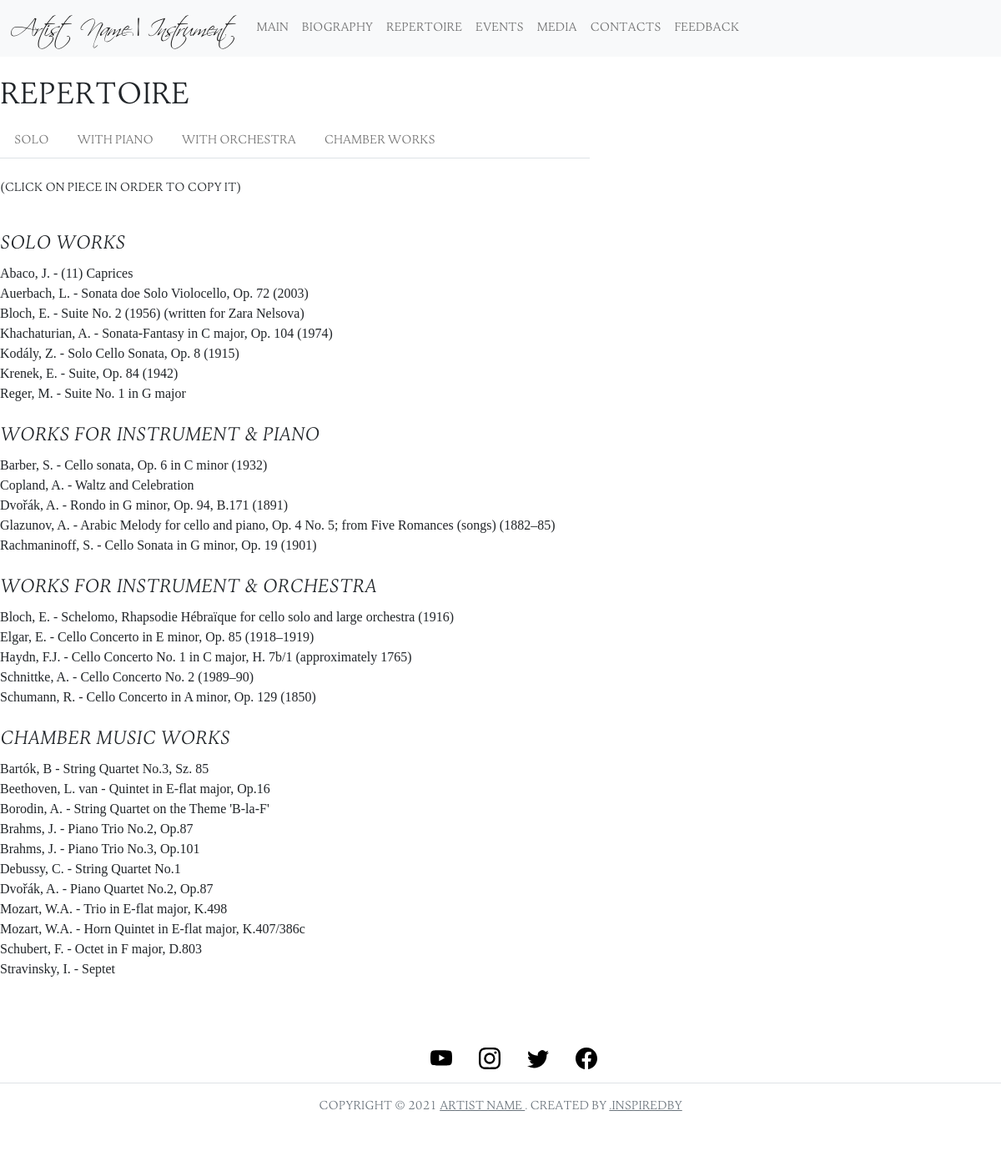
Page /repertoire on the committed database.
### app.py (models this page shows)
class RepertoireSolo(db.Model):
    __tablename__ = "Repertoire Solo"
    id = db.Column(db.Integer, primary_key=True)
    composer = db.Column(db.String(100))
    title = db.Column(db.Text)

class RepertoireWithPiano(db.Model):
    __tablename__ = "Repertoire With Piano"
    id = db.Column(db.Integer, primary_key=True)
    composer = db.Column(db.String(100))
    title = db.Column(db.Text)

class RepertoireWithOrchestra(db.Model):
    __tablename__ = "Repertoire With Orchestra"
    id = db.Column(db.Integer, primary_key=True)
    composer = db.Column(db.String(100))
    title = db.Column(db.Text)

class RepertoireChamber(db.Model):
    __tablename__ = "Repertoire Chamber Music"
    id = db.Column(db.Integer, primary_key=True)
    composer = db.Column(db.String(100))
    title = db.Column(db.Text)

### app.py (the view)
@app.route('/repertoire')
def rep_page():
    solo = RepertoireSolo.query.order_by(RepertoireSolo.composer)
    with_piano = RepertoireWithPiano.query.order_by(RepertoireWithPiano.composer)
    with_orchestra = RepertoireWithOrchestra.query.order_by(RepertoireWithOrchestra.composer)
    chamber = RepertoireChamber.query.order_by(RepertoireChamber.composer)
    return render_template('rep_page.html', solo=solo, with_piano=with_piano,
                           with_orchestra=with_orchestra, chamber=chamber)

### templates/rep_page.html (shortened to what this page needs)
{% extends 'base.html' %}
{% block extra_css %}
<link rel="stylesheet" type="text/css" href="{{url_for('static', filename='css/repertoire.css')}}">
{% endblock %}
{% block content %}
<br>
<div id="white_block">
<h1 class="text"> Repertoire </h1>
    <ul class="nav nav-tabs" id="navigation">
      <li class="nav-item">
        <a class="nav-link" aria-current="page" href="#solo">Solo</a>
      </li>
      <li class="nav-item">
        <a class="nav-link" href="#piano_duo">With Piano</a>
      </li>
      <li class="nav-item">
        <a class="nav-link" href="#with_orchestra">With Orchestra</a>
      </li>
      <li class="nav-item">
        <a class="nav-link" href="#chamber">Chamber Works</a>
      </li>
    </ul>
    <div id="text-stuff">
        <br>
        <p>(click on piece in order to copy it)</p>
        <div id="solo">
            <br>
            <h2 class="text"> Solo Works </h2>
            {% for piece in solo %}
            <div class="piece" id="{{'solo_' + piece.id|string}}" onclick="javascript:copyText('{{'solo_' + piece.id|string}}')">
                {{piece.composer}} - {{piece.title}}
            </div>
            {% endfor %}
        </div>
        <div id="piano_duo">
            <br>
            <h2 class="text"> Works For INSTRUMENT & Piano </h2>
            {% for piece in with_piano %}
            <div class="piece" id="{{'w_piano_' + piece.id|string}}" onclick="javascript:copyText('{{'w_piano_' + piece.id|string}}')">
                {{piece.composer}} - {{piece.title}}
            </div>
            {% endfor %}
        </div>
        <div id="with_orchestra">
            <br>
            <h2 class="text"> Works For INSTRUMENT & Orchestra </h2>
            {% for piece in with_orchestra %}
            <div class="piece" id="{{'w_orch_' + piece.id|string}}" onclick="javascript:copyText('{{'w_orch_' + piece.id|string}}')">
                {{piece.composer}} - {{piece.title}}
            </div>
            {% endfor %}
        </div>
        <div id="chamber">
            <br>
            <h2 class="text"> Chamber Music Works </h2>
            {% for piece in chamber %}
            <div class="piece" id="{{'chamber_' + piece.id|string}}" onclick="javascript:copyText('{{'chamber_' + piece.id|string}}')">
                {{piece.composer}} - {{piece.title}}
            </div>
            {% endfor %}
        </div>
    </div>
</div>
{% endblock %}

### static/css/base.css (style rules this page uses)
body { background-repeat: no-repeat !important; background-position: center center !important; background-attachment: fixed !important; -webkit-background-size: cover !important; -moz-background-size: cover !important; -o-background-size: cover !important; background-size: cover !important; }
.nav-link { color: rgba(0,0,0,.55) !important; }
h1 { font-size: 40px; font-family: 'jenriv_titlinglight'; }
h2 { font-size: 25px; font-family: 'jenriv_titlinglight_italic'; }
li { font-family: 'jenriv_titlinglight'; color: black !important; }
#white_block, .white_block { background-color: rgba(255, 255, 255, .9); }
p { font-family: 'jenriv_titlinglight'; animation: slide-up; animation-duration: 1s; }

### static/css/repertoire.css (style rules this page uses)
#navigation { width: 50vmax; animation: slide-up; animation-duration: 1s; }
h2 { animation: slide-up; animation-duration: 1s; }
.piece { font-family: 'cormorantmedium'; animation: slide-up; animation-duration: 1s; }
#white_block { width: 50vmax; animation: slide-up; animation-duration: 1s; }
#chamber { padding-bottom: 6%; }

### rows in the picture
RepertoireSolo: composer "Abaco, J.", title "(11) Caprices"
RepertoireSolo: composer "Auerbach, L.", title "Sonata doe Solo Violocello, Op. 72 (2003)"
RepertoireSolo: composer "Bloch, E.", title "Suite No. 2 (1956) (written for Zara Nelsova)"
RepertoireSolo: composer "Khachaturian, A.", title "Sonata-Fantasy in C major, Op. 104 (1974)"
RepertoireSolo: composer "Kodály, Z.", title "Solo Cello Sonata, Op. 8 (1915)"
RepertoireSolo: composer "Krenek, E.", title "Suite, Op. 84 (1942)"
RepertoireSolo: composer "Reger, M.", title "Suite No. 1 in G major"
RepertoireWithPiano: composer "Barber, S.", title "Cello sonata, Op. 6 in C minor (1932)"
RepertoireWithPiano: composer "Copland, A.", title "Waltz and Celebration"
RepertoireWithPiano: composer "Dvořák, A.", title "Rondo in G minor, Op. 94, B.171 (1891)"
RepertoireWithPiano: composer "Glazunov, A.", title "Arabic Melody for cello and piano, Op. 4 No. 5; from Five Romances (songs) (1882–85)"
RepertoireWithPiano: composer "Rachmaninoff, S.", title "Cello Sonata in G minor, Op. 19 (1901)"
RepertoireWithOrchestra: composer "Bloch, E.", title "Schelomo, Rhapsodie Hébraïque for cello solo and large orchestra (1916)"
RepertoireWithOrchestra: composer "Elgar, E.", title "Cello Concerto in E minor, Op. 85 (1918–1919)"
RepertoireWithOrchestra: composer "Haydn, F.J.", title "Cello Concerto No. 1 in C major, H. 7b/1 (approximately 1765)"
RepertoireWithOrchestra: composer "Schnittke, A.", title "Cello Concerto No. 2 (1989–90)"
RepertoireWithOrchestra: composer "Schumann, R.", title "Cello Concerto in A minor, Op. 129 (1850)"
RepertoireChamber: composer "Bartók, B", title "String Quartet No.3, Sz. 85"
RepertoireChamber: composer "Beethoven, L. van", title "Quintet in E-flat major, Op.16"
RepertoireChamber: composer "Borodin, A.", title "String Quartet on the Theme 'B-la-F'"
RepertoireChamber: composer "Brahms, J.", title "Piano Trio No.2, Op.87"
RepertoireChamber: composer "Brahms, J.", title "Piano Trio No.3, Op.101"
RepertoireChamber: composer "Debussy, C.", title "String Quartet No.1"
RepertoireChamber: composer "Dvořák, A.", title "Piano Quartet No.2, Op.87"
RepertoireChamber: composer "Mozart, W.A.", title "Trio in E-flat major, K.498"
RepertoireChamber: composer "Mozart, W.A.", title "Horn Quintet in E-flat major, K.407/386c"
RepertoireChamber: composer "Schubert, F.", title "Octet in F major, D.803"
RepertoireChamber: composer "Stravinsky, I.", title "Septet"
